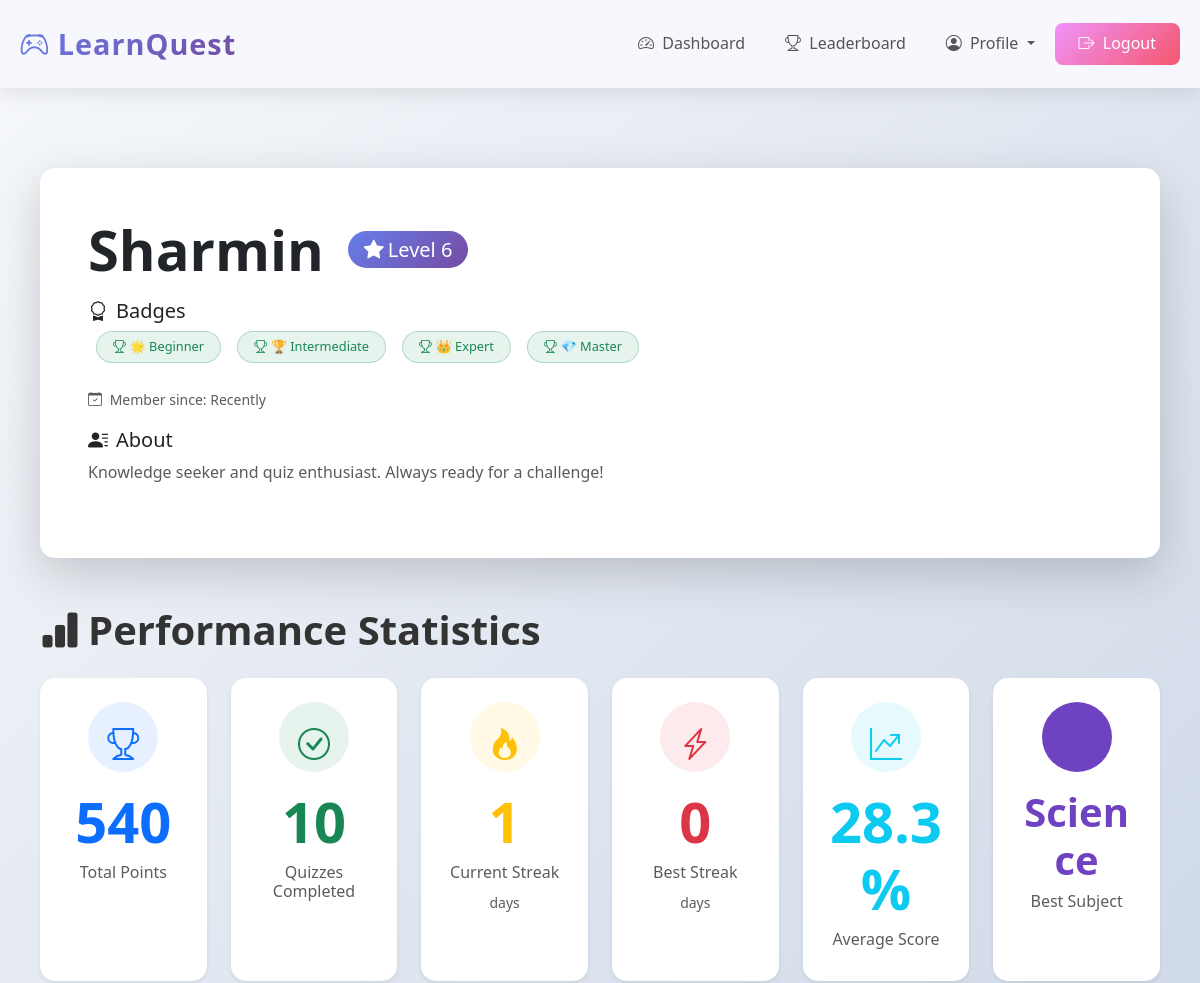
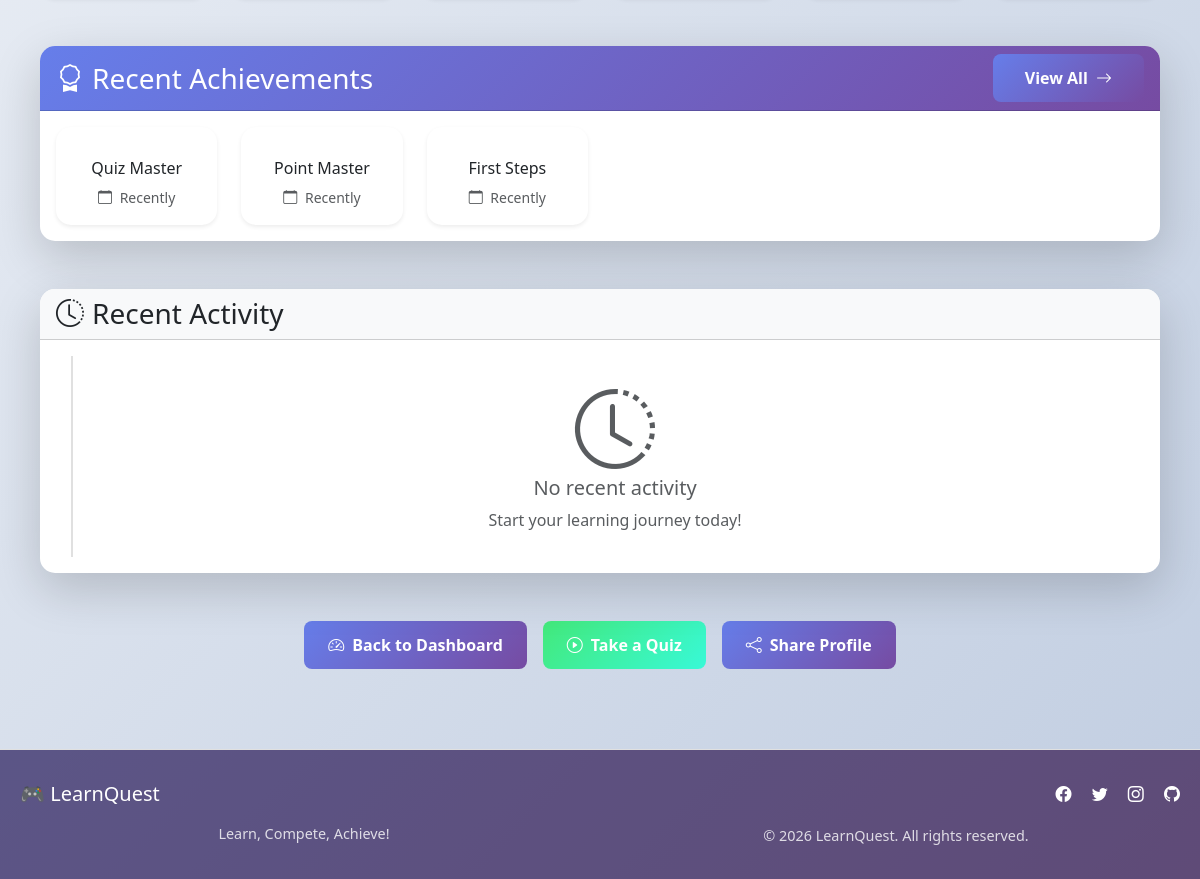
Screenshot of /profile (signed in) with the database file from the repository (2 pictures, top to bottom).
### tables this page shows
CREATE TABLE users (
        id INTEGER PRIMARY KEY AUTOINCREMENT,
        username TEXT UNIQUE NOT NULL,
        password TEXT NOT NULL,
        points INTEGER DEFAULT 0,
        level INTEGER DEFAULT 1,
        badges TEXT DEFAULT '',
        streak INTEGER DEFAULT 0,
        last_quiz_date TEXT,
        total_quizzes INTEGER DEFAULT 0,
        best_streak INTEGER DEFAULT 0,
        avatar TEXT DEFAULT '🎓',
        created_at TIMESTAMP DEFAULT CURRENT_TIMESTAMP
    );

CREATE TABLE achievements (
        id INTEGER PRIMARY KEY AUTOINCREMENT,
        user_id INTEGER,
        achievement_name TEXT,
        achievement_icon TEXT,
        earned_at TIMESTAMP DEFAULT CURRENT_TIMESTAMP,
        FOREIGN KEY (user_id) REFERENCES users(id)
    );

### app.py (the view)
@app.route('/profile')
def profile():
    if 'user_id' not in session:
        return redirect(url_for('login'))
    conn = get_db()
    user = conn.execute('SELECT * FROM users WHERE id = ?', (session['user_id'],)).fetchone()
    total_quizzes = conn.execute('SELECT COUNT(*) as count FROM quizzes WHERE user_id = ?', (session['user_id'],)).fetchone()
    avg_score = conn.execute('SELECT AVG(CAST(score AS FLOAT) / total_questions * 100) as avg FROM quizzes WHERE user_id = ?', (session['user_id'],)).fetchone()
    best_subject = conn.execute('''SELECT subject, AVG(CAST(score AS FLOAT) / total_questions * 100) as avg
                                  FROM quizzes WHERE user_id = ? GROUP BY subject ORDER BY avg DESC LIMIT 1''', (session['user_id'],)).fetchone()
    achievements = conn.execute('SELECT * FROM achievements WHERE user_id = ? ORDER BY earned_at DESC', (session['user_id'],)).fetchall()
    conn.close()
    return render_template('profile.html', user=user, total_quizzes=total_quizzes,
                         avg_score=avg_score, best_subject=best_subject, achievements=achievements)

### templates/profile.html (shortened to what this page needs)
{% extends "base.html" %}
{% block content %}
<div class="container py-5">
    <div class="row mb-5">
        <div class="col-12">
            <div class="card border-0 shadow-lg animate-fade-in-up">
                <div class="card-body p-5">
                    <div class="row align-items-center">
                        <div class="col-lg-8">
                            <div class="d-flex flex-column">
                                <div class="d-flex align-items-center mb-3">
                                    <h1 class="display-4 fw-bold mb-0">{{ user.username }}</h1>
                                    <div class="ms-3">
                                        <span class="badge bg-gradient-primary text-white fs-5 px-3 py-2">
                                            <i class="bi bi-star-fill me-1"></i>Level {{ user.level }}
                                        </span>
                                    </div>
                                </div>
                                <div class="mb-4">
                                    <h5 class="mb-2"><i class="bi bi-award me-2"></i>Badges</h5>
                                    <div class="d-flex flex-wrap gap-2">
                                        {% if user.badges %}
                                            {% for badge in user.badges.split(',') %}
                                                <span class="badge bg-success bg-opacity-10 text-success border border-success border-opacity-25 rounded-pill px-3 py-2">
                                                    <i class="bi bi-trophy me-1"></i>{{ badge|trim }}
                                                </span>
                                            {% endfor %}
                                        {% else %}
                                            <span class="badge bg-secondary bg-opacity-10 text-secondary border border-secondary border-opacity-25 rounded-pill px-3 py-2">
                                                <i class="bi bi-emoji-smile me-1"></i>No badges yet
                                            </span>
                                        {% endif %}
                                    </div>
                                </div>
                                <div class="mb-3">
                                    <small class="text-muted">
                                        <i class="bi bi-calendar-check me-1"></i>
                                        Member since: {{ user.joined_date if user.joined_date else 'Recently' }}
                                    </small>
                                </div>
                                <div class="mb-4">
                                    <h5 class="mb-2"><i class="bi bi-person-lines-fill me-2"></i>About</h5>
                                    <p class="text-muted mb-0">
                                        {% if user.bio %}
                                            {{ user.bio }}
                                        {% else %}
                                            Knowledge seeker and quiz enthusiast. Always ready for a challenge!
                                        {% endif %}
                                    </p>
                                </div>
                            </div>
                        </div>
                    </div>
                </div>
            </div>
        </div>
    </div>
    <div class="row mb-5">
        <div class="col-12">
            <h2 class="display-6 fw-bold mb-4"><i class="bi bi-bar-chart-fill me-2"></i>Performance Statistics</h2>
            <div class="row g-4">
                <div class="col-md-6 col-lg-4 col-xl-2">
                    <div class="card border-0 shadow-sm h-100 hover-lift">
                        <div class="card-body text-center p-4">
                            <div class="bg-primary bg-opacity-10 rounded-circle p-3 mb-3 mx-auto" style="width: 70px; height: 70px;">
                                <i class="bi bi-trophy text-primary fs-2"></i>
                            </div>
                            <div class="display-4 fw-bold text-primary mb-2">{{ user.points }}</div>
                            <h6 class="card-title text-muted">Total Points</h6>
                        </div>
                    </div>
                </div>
                <div class="col-md-6 col-lg-4 col-xl-2">
                    <div class="card border-0 shadow-sm h-100 hover-lift">
                        <div class="card-body text-center p-4">
                            <div class="bg-success bg-opacity-10 rounded-circle p-3 mb-3 mx-auto" style="width: 70px; height: 70px;">
                                <i class="bi bi-check-circle text-success fs-2"></i>
                            </div>
                            <div class="display-4 fw-bold text-success mb-2">{{ total_quizzes.count if total_quizzes.count is defined else 0 }}</div>
                            <h6 class="card-title text-muted">Quizzes Completed</h6>
                        </div>
                    </div>
                </div>
                <div class="col-md-6 col-lg-4 col-xl-2">
                    <div class="card border-0 shadow-sm h-100 hover-lift">
                        <div class="card-body text-center p-4">
                            <div class="bg-warning bg-opacity-10 rounded-circle p-3 mb-3 mx-auto" style="width: 70px; height: 70px;">
                                <i class="bi bi-fire text-warning fs-2"></i>
                            </div>
                            <div class="display-4 fw-bold text-warning mb-2">{{ user.streak if user.streak is defined else 0 }}</div>
                            <h6 class="card-title text-muted">Current Streak</h6>
                            <small class="text-muted">days</small>
                        </div>
                    </div>
                </div>
                <div class="col-md-6 col-lg-4 col-xl-2">
                    <div class="card border-0 shadow-sm h-100 hover-lift">
                        <div class="card-body text-center p-4">
                            <div class="bg-danger bg-opacity-10 rounded-circle p-3 mb-3 mx-auto" style="width: 70px; height: 70px;">
                                <i class="bi bi-lightning-charge text-danger fs-2"></i>
                            </div>
                            <div class="display-4 fw-bold text-danger mb-2">{{ user.best_streak if user.best_streak is defined else 0 }}</div>
                            <h6 class="card-title text-muted">Best Streak</h6>
                            <small class="text-muted">days</small>
                        </div>
                    </div>
                </div>
                <div class="col-md-6 col-lg-4 col-xl-2">
                    <div class="card border-0 shadow-sm h-100 hover-lift">
                        <div class="card-body text-center p-4">
                            <div class="bg-info bg-opacity-10 rounded-circle p-3 mb-3 mx-auto" style="width: 70px; height: 70px;">
                                <i class="bi bi-graph-up-arrow text-info fs-2"></i>
                            </div>
                            <div class="display-4 fw-bold text-info mb-2">
                                {{ "%.1f"|format(avg_score.avg if avg_score.avg is defined and avg_score.avg else 0) }}%
                            </div>
                            <h6 class="card-title text-muted">Average Score</h6>
                        </div>
                    </div>
                </div>
                <div class="col-md-6 col-lg-4 col-xl-2">
                    <div class="card border-0 shadow-sm h-100 hover-lift">
                        <div class="card-body text-center p-4">
                            <div class="bg-purple bg-opacity-10 rounded-circle p-3 mb-3 mx-auto" style="width: 70px; height: 70px;">
                                <i class="bi bi-stars text-purple fs-2"></i>
                            </div>
                            <div class="display-6 fw-bold text-purple mb-2">
                                {{ best_subject.subject if best_subject and best_subject.subject else 'None' }}
                            </div>
                            <h6 class="card-title text-muted">Best Subject</h6>
                        </div>
                    </div>
                </div>
            </div>
        </div>
    </div>
    <div class="row mb-5">
        <div class="col-12">
            <div class="card border-0 shadow-lg animate-fade-in-up">
                <div class="card-header bg-gradient-primary text-white">
                    <div class="d-flex justify-content-between align-items-center">
                        <h3 class="mb-0"><i class="bi bi-award me-2"></i>Recent Achievements</h3>
                        <a href="{{ url_for('achievements') }}" class="btn btn-light btn-sm">
                            View All <i class="bi bi-arrow-right ms-1"></i>
                        </a>
                    </div>
                </div>
                <div class="card-body">
                    {% if achievements %}
                    <div class="row row-cols-2 row-cols-md-3 row-cols-lg-6 g-4">
                        {% for ach in achievements[:6] %}
                        <div class="col">
                            <div class="card border-0 shadow-sm h-100 hover-lift text-center p-3">
                                <h6 class="card-title mb-2">{{ ach.achievement_name }}</h6>
                                <small class="text-muted">
                                    <i class="bi bi-calendar me-1"></i>
                                    {{ ach.date_earned[:10] if ach.date_earned else 'Recently' }}
                                </small>
                            </div>
                        </div>
                        {% endfor %}
                    </div>
                    {% endif %}
                </div>
            </div>
        </div>
    </div>
    <div class="row mb-5">
        <div class="col-12">
            <div class="card border-0 shadow-lg animate-fade-in-up">
                <div class="card-header bg-light">
                    <h3 class="mb-0"><i class="bi bi-clock-history me-2"></i>Recent Activity</h3>
                </div>
                <div class="card-body">
                    <div class="timeline">
                        {% if recent_quizzes %}
                            {% for quiz in recent_quizzes[:5] %}
                            <div class="timeline-item">
                                <div class="timeline-marker bg-{{ 'success' if quiz.score >= quiz.total_questions * 0.8 else 'warning' if quiz.score >= quiz.total_questions * 0.6 else 'danger' }}"></div>
                                <div class="timeline-content">
                                    <div class="d-flex justify-content-between">
                                        <h6 class="mb-1">Completed {{ quiz.subject }} Quiz</h6>
                                        <small class="text-muted">{{ quiz.completed_at if quiz.completed_at else 'Recently' }}</small>
                                    </div>
                                    <p class="text-muted mb-1">
                                        Score: {{ quiz.score }}/{{ quiz.total_questions }}
                                        ({{ ((quiz.score / quiz.total_questions) * 100)|round|int }}%)
                                    </p>
                                    <div class="d-flex gap-2">
                                        <span class="badge bg-{{ 'success' if quiz.difficulty == 'easy' else 'warning' if quiz.difficulty == 'medium' else 'danger' }}">
                                            {{ quiz.difficulty|capitalize }}
                                        </span>
                                        <span class="badge bg-info">{{ quiz.points_earned }} points</span>
                                    </div>
                                </div>
                            </div>
                            {% endfor %}
                        {% else %}
                            <div class="text-center py-4">
                                <i class="bi bi-clock-history display-1 text-muted mb-3"></i>
                                <h5 class="text-muted">No recent activity</h5>
                                <p class="text-muted mb-0">Start your learning journey today!</p>
                            </div>
                        {% endif %}
                    </div>
                </div>
            </div>
        </div>
    </div>
    <div class="row">
        <div class="col-12">
            <div class="d-flex flex-wrap justify-content-center gap-3">
                <a href="{{ url_for('dashboard') }}" class="btn btn-primary btn-lg px-4">
                    <i class="bi bi-speedometer2 me-2"></i>Back to Dashboard
                </a>
                <a href="{{ url_for('quiz', subject='Math', difficulty='medium') }}" class="btn btn-success btn-lg px-4">
                    <i class="bi bi-play-circle me-2"></i>Take a Quiz
                </a>
                <button class="btn btn-outline-primary btn-lg px-4" id="shareProfile">
                    <i class="bi bi-share me-2"></i>Share Profile
                </button>
            </div>
        </div>
    </div>
</div>
{% endblock %}

### rows the page displays
users: username "Sharmin", level "6", points "540", streak "1", best_streak "0"
achievements: achievement_name "Quiz Master", date_earned "Recently"
achievements: achievement_name "Point Master", date_earned "Recently"
achievements: achievement_name "First Steps", date_earned "Recently"

### other values shown
{{ badge|trim }} "🌟 Beginner" "🏆 Intermediate" "👑 Expert" "💎 Master"
{{ user.joined_date if user.joined_date else 'Recently' }} "Recently"
{{ total_quizzes.count if total_quizzes.count is defined else 0 }} "10"
